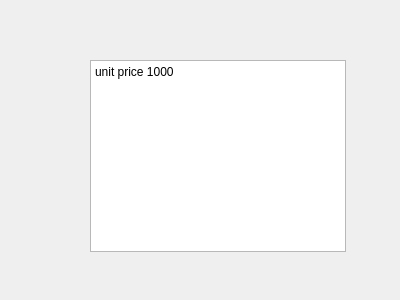
<?xml version="1.0" encoding="UTF-8"?>
<ui version="4.0">
 <class>Dialog</class>
 <widget class="QDialog" name="Dialog">
  <property name="geometry">
   <rect>
    <x>0</x>
    <y>0</y>
    <width>400</width>
    <height>300</height>
   </rect>
  </property>
  <property name="windowTitle">
   <string>Dialog</string>
  </property>
  <widget class="QTextBrowser" name="textBrowser">
   <property name="geometry">
    <rect>
     <x>90</x>
     <y>60</y>
     <width>256</width>
     <height>192</height>
    </rect>
   </property>
   <property name="html">
    <string>&lt;!DOCTYPE HTML PUBLIC &quot;-//W3C//DTD HTML 4.0//EN&quot; &quot;http://www.w3.org/TR/REC-html40/strict.dtd&quot;&gt;
&lt;html&gt;&lt;head&gt;&lt;meta name=&quot;qrichtext&quot; content=&quot;1&quot; /&gt;&lt;style type=&quot;text/css&quot;&gt;
p, li { white-space: pre-wrap; }
&lt;/style&gt;&lt;/head&gt;&lt;body style=&quot; font-family:'Noto Sans'; font-size:9pt; font-weight:400; font-style:normal;&quot;&gt;
&lt;p style=&quot; margin-top:0px; margin-bottom:0px; margin-left:0px; margin-right:0px; -qt-block-indent:0; text-indent:0px;&quot;&gt;unit price 1000&lt;/p&gt;&lt;/body&gt;&lt;/html&gt;</string>
   </property>
  </widget>
 </widget>
 <resources/>
 <connections/>
</ui>
